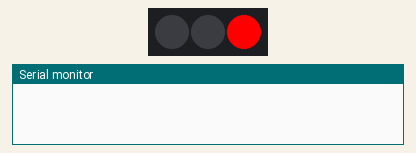
A sketch run on a simulated ESP8266 (NodeMCU). On the bench: 3 RGB LEDs in strip order, left to right, the last lines printed to the serial monitor. WiFi joins after 1.5 s; servers stay silent unless stated.

Above: at 0.1 s.
At 1.7 s:
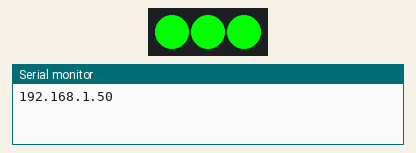
At 4.7 s:
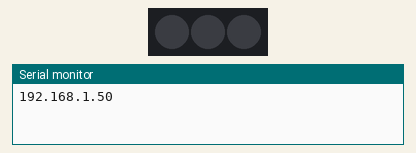
Timing chart, 0 to 6.2 s (numbered marks = the images above):
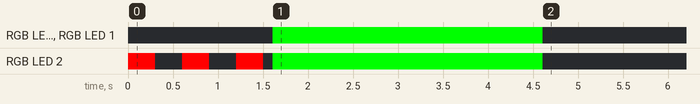

The sketch:

Traffic_Light.ino
```cpp
#include <WiFiUdp.h>
#include <ESP8266WiFi.h>
#include <Adafruit_NeoPixel.h>

#define COUNT_LED 3
#define PIXEL_PIN 13
#define COLOR_RED

#define WIFI_SSID "trafficlighttest"
#define WIFI_PASS "qweasdzxc"

WiFiUDP Udp;
unsigned int localPort = 8888;
char packetBuffer[UDP_TX_PACKET_MAX_SIZE + 1];
Adafruit_NeoPixel TrafficLight(COUNT_LED, PIXEL_PIN, NEO_GRB + NEO_KHZ800);

enum COLOR {GREEN, YELLOW, RED, CLEAR};

void set_color(COLOR color)
{
    TrafficLight.clear();
    switch (color)
    {
        case RED:
            TrafficLight.setPixelColor(RED, TrafficLight.Color(255, 0, 0));
            break;
        case YELLOW:
            TrafficLight.setPixelColor(YELLOW, TrafficLight.Color(255, 180, 0));
            break;
        case GREEN:
            TrafficLight.setPixelColor(GREEN, TrafficLight.Color(0, 255, 0));
            break;
        default:
            break;
    }
    TrafficLight.show();
}

void setup()
{
    Serial.begin(9600);
    TrafficLight.begin();
    TrafficLight.clear();
    TrafficLight.show();

    WiFi.mode(WIFI_STA);
    WiFi.begin(WIFI_SSID, WIFI_PASS);
    while (WiFi.status() != WL_CONNECTED)
    {
        set_color(RED);
        delay(100);
        set_color(CLEAR);
        delay(100);
    }

    Serial.println(WiFi.localIP());
    TrafficLight.fill(TrafficLight.Color(0, 255, 0), 0, 3);
    TrafficLight.show();
    delay(3000);
    TrafficLight.clear();
    TrafficLight.show();

    Udp.begin(localPort);
}

void loop()
{
    int packetSize = Udp.parsePacket();
    if (packetSize)
    {
        int n =  Udp.read(packetBuffer, UDP_TX_PACKET_MAX_SIZE);
        packetBuffer[n] = 0;
        Serial.println(packetBuffer);
        int command = int(packetBuffer[0] - '0');
        switch (command)
        {
            case 0:
            {
                // отправить свой ip в броадкаст
                break;
            }
            case 1:
            {
                set_color(RED);
                break;
            }
            case 2:
            {
                set_color(YELLOW);
                break;
            }
            case 3:
            {
                set_color(GREEN);
                break;
            }
            default:
                set_color(CLEAR);
                break;
        }
    }
}
```

Measured:
- by itself, RGB LED 0, RGB LED 1: off → RGB(0, 255, 0) at 1.6 s, → off 3.0 s later
- by itself, RGB LED 2: off → RGB(255, 0, 0) at 0.00 s, → off 0.30 s later, → RGB(255, 0, 0) 0.30 s later, → off 0.30 s later, … (8 changes in this stretch)
